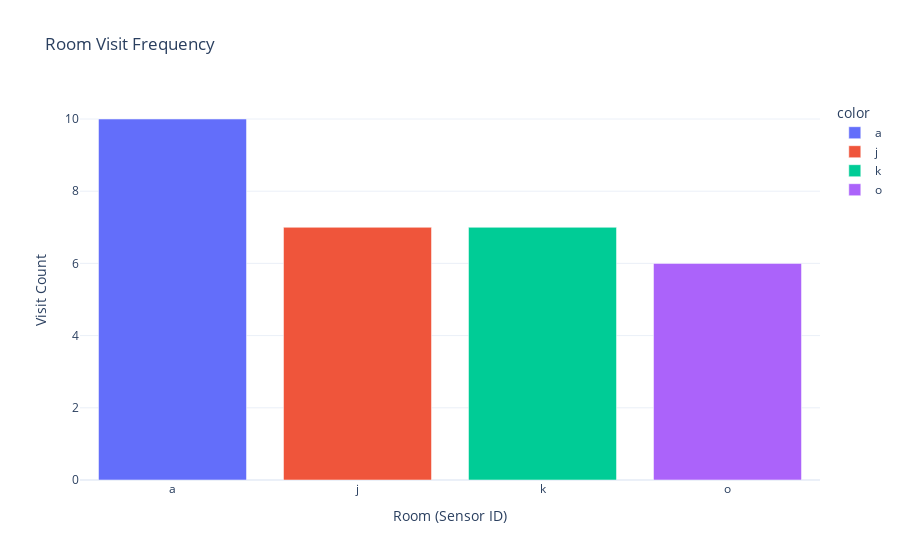
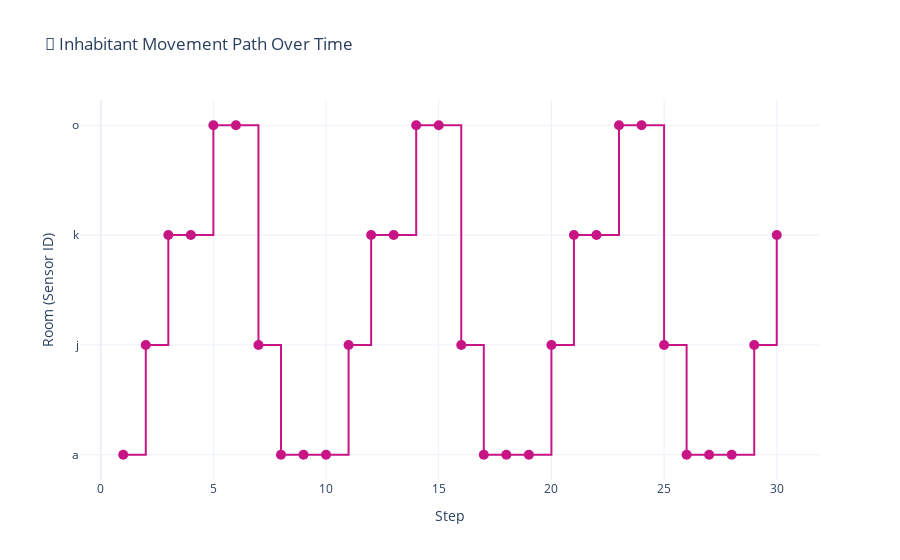
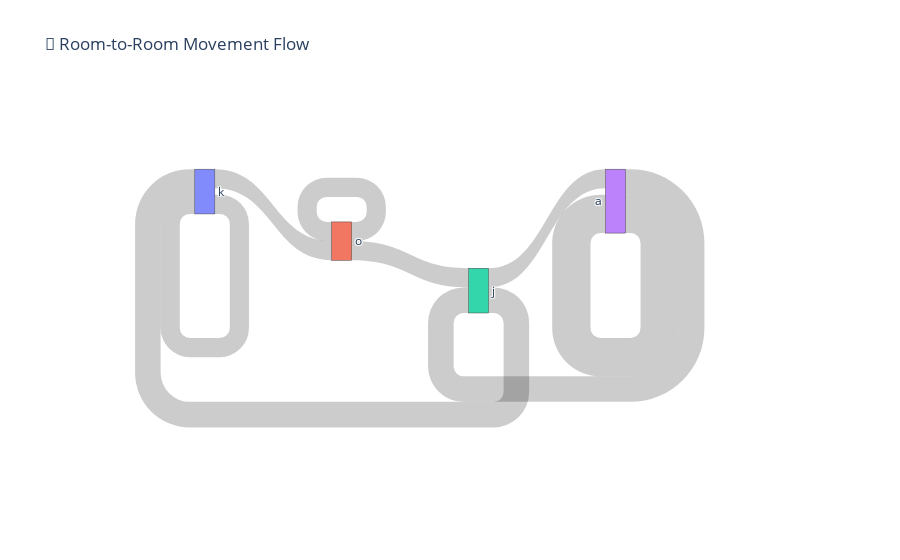
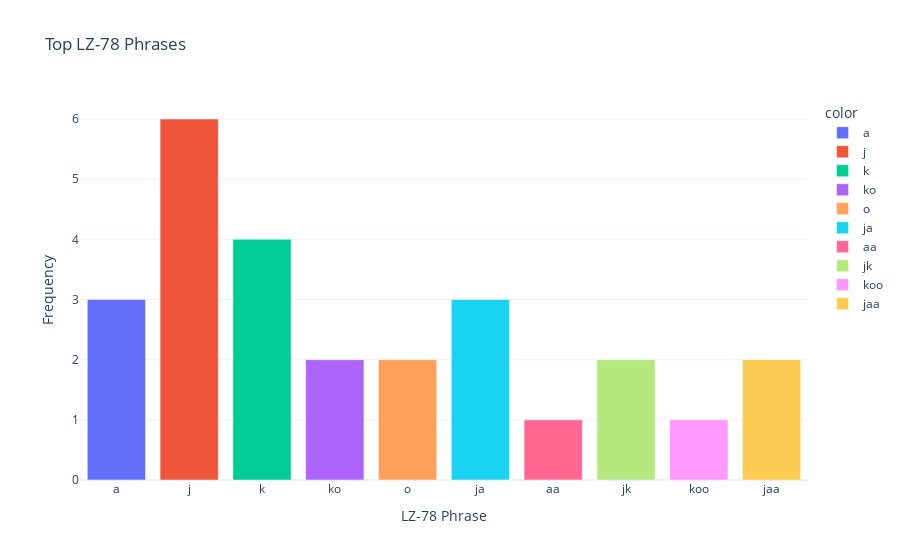

Write notebook code for charts like these, in order.
### Code cell
# Imports
import plotly.express as px
import plotly.graph_objects as go
from collections import Counter
from mobility_profile import simulate_movement
from lz_trie import LZ78Trie
from prediction import Predictor
from comfort_model import ComfortModel

# ✅ UPDATED EnergyManager class with predict_consumption method
class EnergyManager:
    def __init__(self):
        # Estimated power consumption per room (in kWh per hour)
        self.room_power = {
            'LivingRoom': 0.5,
            'Kitchen': 0.8,
            'Bedroom': 0.4,
            'Bathroom': 0.3,
            'Office': 0.6
        }

    def calculate_savings(self, predicted_paths):
        baseline = sum(self.room_power.values()) * 1.5  # Assume 1.5 hours average baseline usage
        optimized = 0
        usage_time = 1.0  # Assume 1 hour per used room

        used_rooms = set("".join(predicted_paths))  # merge all path sequences
        for room in used_rooms:
            power = self.room_power.get(room, 0.3)
            optimized += power * usage_time

        savings = baseline - optimized
        return round(savings, 2)

    def predict_consumption(self, active_paths):
        """
        Estimate total energy consumption for given active paths.
        Each room is assumed to be used for a fixed duration.
        """
        usage_time = 1.0  # Assume 1 hour usage per room
        total = 0
        used_rooms = set("".join(active_paths))

        for room in used_rooms:
            power = self.room_power.get(room, 0.3)
            total += power * usage_time

        return round(total, 2)

# Main logic
def main():
    print("🏠 SMART HOME VISUAL DASHBOARD\n")

    # Step 1: Simulate Movement
    movements = simulate_movement()
    print("👣 Movement Sequence:", " → ".join(movements[:20]), "..." if len(movements) > 20 else "")

    # 🌐 Room Visit Frequency (Bar Chart)
    room_counts = Counter(movements)
    fig1 = px.bar(x=list(room_counts.keys()), y=list(room_counts.values()),
                  labels={'x': 'Room (Sensor ID)', 'y': 'Visit Count'},
                  title='Room Visit Frequency',
                  color=list(room_counts.keys()))
    fig1.update_layout(template='plotly_white')
    fig1.show()

    # 🔁 Movement Path Timeline (Line Chart)
    steps = list(range(1, len(movements) + 1))
    fig2 = go.Figure()
    fig2.add_trace(go.Scatter(
        x=steps,
        y=movements,
        mode='lines+markers',
        line=dict(shape='hv', color='mediumvioletred'),
        marker=dict(size=10),
        name='Movement Path'
    ))
    fig2.update_layout(
        title="👣 Inhabitant Movement Path Over Time",
        xaxis_title="Step",
        yaxis_title="Room (Sensor ID)",
        template="plotly_white",
        height=400
    )
    fig2.show()

    # 🔀 Room-to-Room Transitions (Sankey Diagram)
    transitions = [(movements[i], movements[i+1]) for i in range(len(movements)-1)]
    transition_counts = Counter(transitions)
    labels = list(set([room for pair in transition_counts for room in pair]))
    label_index = {label: i for i, label in enumerate(labels)}
    sources = [label_index[a] for (a, b) in transition_counts]
    targets = [label_index[b] for (a, b) in transition_counts]
    values  = list(transition_counts.values())

    fig3 = go.Figure(data=[go.Sankey(
        node=dict(label=labels, pad=15, thickness=20),
        link=dict(source=sources, target=targets, value=values)
    )])
    fig3.update_layout(title_text="🚪 Room-to-Room Movement Flow", font_size=12)
    fig3.show()

    # Step 2: LZ-78 Dictionary
    trie = LZ78Trie()
    for s in movements:
        trie.insert(s)

    phrase_data = list(trie.dictionary.items())[:10]
    if phrase_data:
        phrases, freqs = zip(*phrase_data)
        fig4 = px.bar(x=phrases, y=freqs,
                      labels={'x': 'LZ-78 Phrase', 'y': 'Frequency'},
                      title='Top LZ-78 Phrases',
                      color=phrases)
        fig4.update_layout(template='plotly_white')
        fig4.show()
    else:
        print("❌ No LZ-78 phrases found.")

    # Step 3: Predict Typical Paths
    predictor = Predictor(trie)
    typical_paths = predictor.get_typical_paths()

    if typical_paths:
        fig5 = px.bar(x=typical_paths[:10], y=[1]*len(typical_paths[:10]),
                      labels={'x': 'Typical Path', 'y': 'Probability'},
                      title='Predicted Typical Movement Paths',
                      color=typical_paths[:10])
        fig5.update_layout(template='plotly_white')
        fig5.show()
    else:
        print("❌ No typical paths found.")

    # Step 4: Energy & Comfort
    energy_mgr = EnergyManager()
    comfort_model = ComfortModel()

    saved_energy = energy_mgr.calculate_savings(typical_paths)
    energy_consumed = energy_mgr.predict_consumption(typical_paths)
    comfort_score = comfort_model.evaluate(temp=72, humidity=60)

    fig6 = go.Figure(data=[go.Pie(
        labels=['Energy Saved (kWh)', 'Energy Consumed (kWh)', 'Comfort Score (/10)'],
        values=[saved_energy, energy_consumed, comfort_score],
        hole=0.4,
        marker_colors=['gold', 'lightblue', 'lightcoral']
    )])
    fig6.update_layout(title="⚡ Smart Home Benefits Summary", template='plotly_white')
    fig6.show()

    # Final Summary
    print("🎯 Summary")
    print(f"   - Total Rooms Visited: {len(set(movements))}")
    print(f"   - Total LZ-78 Phrases Extracted: {len(trie.dictionary)}")
    print(f"   - Typical Paths Predicted: {len(typical_paths)}")
    print(f"   - ⚡ Energy Consumed: {energy_consumed:.2f} kWh")
    print(f"   - 💡 Energy Saved: {saved_energy:.2f} kWh")
    print(f"   - 😌 Comfort Score: {comfort_score:.2f}/10")

# Run it
main()

### Figure 1 — Plotly figure (JSON) as saved in the notebook; plotly's stock layout.template omitted (floating-point values rounded to 4 significant figures)
{"data": [{"alignmentgroup": "True", "hovertemplate": "color=a<br>Room (Sensor ID)=%{x}<br>Visit Count=%{y}<extra></extra>", "legendgroup": "a", "marker": {"color": "#636efa", "pattern": {"shape": ""}}, "name": "a", "offsetgroup": "a", "orientation": "v", "showlegend": true, "textposition": "auto", "type": "bar", "x": ["a"], "xaxis": "x", "y": [10], "yaxis": "y"}, {"alignmentgroup": "True", "hovertemplate": "color=j<br>Room (Sensor ID)=%{x}<br>Visit Count=%{y}<extra></extra>", "legendgroup": "j", "marker": {"color": "#EF553B", "pattern": {"shape": ""}}, "name": "j", "offsetgroup": "j", "orientation": "v", "showlegend": true, "textposition": "auto", "type": "bar", "x": ["j"], "xaxis": "x", "y": [7], "yaxis": "y"}, {"alignmentgroup": "True", "hovertemplate": "color=k<br>Room (Sensor ID)=%{x}<br>Visit Count=%{y}<extra></extra>", "legendgroup": "k", "marker": {"color": "#00cc96", "pattern": {"shape": ""}}, "name": "k", "offsetgroup": "k", "orientation": "v", "showlegend": true, "textposition": "auto", "type": "bar", "x": ["k"], "xaxis": "x", "y": [7], "yaxis": "y"}, {"alignmentgroup": "True", "hovertemplate": "color=o<br>Room (Sensor ID)=%{x}<br>Visit Count=%{y}<extra></extra>", "legendgroup": "o", "marker": {"color": "#ab63fa", "pattern": {"shape": ""}}, "name": "o", "offsetgroup": "o", "orientation": "v", "showlegend": true, "textposition": "auto", "type": "bar", "x": ["o"], "xaxis": "x", "y": [6], "yaxis": "y"}], "layout": {"autosize": true, "barmode": "relative", "legend": {"title": {"text": "color"}, "tracegroupgap": 0}, "title": {"text": "Room Visit Frequency"}, "xaxis": {"anchor": "y", "autorange": true, "domain": [0, 1], "range": [-0.5, 3.5], "title": {"text": "Room (Sensor ID)"}, "type": "category"}, "yaxis": {"anchor": "x", "autorange": true, "domain": [0, 1], "range": [0, 10.53], "title": {"text": "Visit Count"}, "type": "linear"}}}

### Figure 2 — Plotly figure (JSON) as saved in the notebook; plotly's stock layout.template omitted (floating-point values rounded to 4 significant figures)
{"data": [{"line": {"color": "mediumvioletred", "shape": "hv"}, "marker": {"size": 10}, "mode": "lines+markers", "name": "Movement Path", "type": "scatter", "x": [1, 2, 3, 4, 5, 6, 7, 8, 9, 10, 11, 12, 13, 14, 15, 16, 17, 18, 19, 20, 21, 22, 23, 24, 25, 26, 27, 28, 29, 30], "y": ["a", "j", "k", "k", "o", "o", "j", "a", "a", "a", "j", "k", "k", "o", "o", "j", "a", "a", "a", "j", "k", "k", "o", "o", "j", "a", "a", "a", "j", "k"]}], "layout": {"autosize": true, "title": {"text": "👣 Inhabitant Movement Path Over Time"}, "xaxis": {"autorange": true, "range": [-0.8519, 31.85], "title": {"text": "Step"}, "type": "linear"}, "yaxis": {"autorange": true, "range": [-0.279, 3.279], "title": {"text": "Room (Sensor ID)"}, "type": "category"}}}

### Figure 3 — Plotly figure (JSON) as saved in the notebook; plotly's stock layout.template omitted (floating-point values rounded to 4 significant figures)
{"data": [{"link": {"source": [3, 2, 0, 0, 1, 1, 2, 3], "target": [2, 0, 0, 1, 1, 2, 3, 3], "value": [4, 4, 3, 3, 3, 3, 3, 6]}, "node": {"label": ["k", "o", "j", "a"], "pad": 15, "thickness": 20}, "type": "sankey"}], "layout": {"autosize": true, "font": {"size": 12}, "title": {"text": "🚪 Room-to-Room Movement Flow"}}}

### Figure 4 — Plotly figure (JSON) as saved in the notebook; plotly's stock layout.template omitted (floating-point values rounded to 4 significant figures)
{"data": [{"alignmentgroup": "True", "hovertemplate": "color=a<br>LZ-78 Phrase=%{x}<br>Frequency=%{y}<extra></extra>", "legendgroup": "a", "marker": {"color": "#636efa", "pattern": {"shape": ""}}, "name": "a", "offsetgroup": "a", "orientation": "v", "showlegend": true, "textposition": "auto", "type": "bar", "x": ["a"], "xaxis": "x", "y": [3], "yaxis": "y"}, {"alignmentgroup": "True", "hovertemplate": "color=j<br>LZ-78 Phrase=%{x}<br>Frequency=%{y}<extra></extra>", "legendgroup": "j", "marker": {"color": "#EF553B", "pattern": {"shape": ""}}, "name": "j", "offsetgroup": "j", "orientation": "v", "showlegend": true, "textposition": "auto", "type": "bar", "x": ["j"], "xaxis": "x", "y": [6], "yaxis": "y"}, {"alignmentgroup": "True", "hovertemplate": "color=k<br>LZ-78 Phrase=%{x}<br>Frequency=%{y}<extra></extra>", "legendgroup": "k", "marker": {"color": "#00cc96", "pattern": {"shape": ""}}, "name": "k", "offsetgroup": "k", "orientation": "v", "showlegend": true, "textposition": "auto", "type": "bar", "x": ["k"], "xaxis": "x", "y": [4], "yaxis": "y"}, {"alignmentgroup": "True", "hovertemplate": "color=ko<br>LZ-78 Phrase=%{x}<br>Frequency=%{y}<extra></extra>", "legendgroup": "ko", "marker": {"color": "#ab63fa", "pattern": {"shape": ""}}, "name": "ko", "offsetgroup": "ko", "orientation": "v", "showlegend": true, "textposition": "auto", "type": "bar", "x": ["ko"], "xaxis": "x", "y": [2], "yaxis": "y"}, {"alignmentgroup": "True", "hovertemplate": "color=o<br>LZ-78 Phrase=%{x}<br>Frequency=%{y}<extra></extra>", "legendgroup": "o", "marker": {"color": "#FFA15A", "pattern": {"shape": ""}}, "name": "o", "offsetgroup": "o", "orientation": "v", "showlegend": true, "textposition": "auto", "type": "bar", "x": ["o"], "xaxis": "x", "y": [2], "yaxis": "y"}, {"alignmentgroup": "True", "hovertemplate": "color=ja<br>LZ-78 Phrase=%{x}<br>Frequency=%{y}<extra></extra>", "legendgroup": "ja", "marker": {"color": "#19d3f3", "pattern": {"shape": ""}}, "name": "ja", "offsetgroup": "ja", "orientation": "v", "showlegend": true, "textposition": "auto", "type": "bar", "x": ["ja"], "xaxis": "x", "y": [3], "yaxis": "y"}, {"alignmentgroup": "True", "hovertemplate": "color=aa<br>LZ-78 Phrase=%{x}<br>Frequency=%{y}<extra></extra>", "legendgroup": "aa", "marker": {"color": "#FF6692", "pattern": {"shape": ""}}, "name": "aa", "offsetgroup": "aa", "orientation": "v", "showlegend": true, "textposition": "auto", "type": "bar", "x": ["aa"], "xaxis": "x", "y": [1], "yaxis": "y"}, {"alignmentgroup": "True", "hovertemplate": "color=jk<br>LZ-78 Phrase=%{x}<br>Frequency=%{y}<extra></extra>", "legendgroup": "jk", "marker": {"color": "#B6E880", "pattern": {"shape": ""}}, "name": "jk", "offsetgroup": "jk", "orientation": "v", "showlegend": true, "textposition": "auto", "type": "bar", "x": ["jk"], "xaxis": "x", "y": [2], "yaxis": "y"}, {"alignmentgroup": "True", "hovertemplate": "color=koo<br>LZ-78 Phrase=%{x}<br>Frequency=%{y}<extra></extra>", "legendgroup": "koo", "marker": {"color": "#FF97FF", "pattern": {"shape": ""}}, "name": "koo", "offsetgroup": "koo", "orientation": "v", "showlegend": true, "textposition": "auto", "type": "bar", "x": ["koo"], "xaxis": "x", "y": [1], "yaxis": "y"}, {"alignmentgroup": "True", "hovertemplate": "color=jaa<br>LZ-78 Phrase=%{x}<br>Frequency=%{y}<extra></extra>", "legendgroup": "jaa", "marker": {"color": "#FECB52", "pattern": {"shape": ""}}, "name": "jaa", "offsetgroup": "jaa", "orientation": "v", "showlegend": true, "textposition": "auto", "type": "bar", "x": ["jaa"], "xaxis": "x", "y": [2], "yaxis": "y"}], "layout": {"autosize": true, "barmode": "relative", "legend": {"title": {"text": "color"}, "tracegroupgap": 0}, "title": {"text": "Top LZ-78 Phrases"}, "xaxis": {"anchor": "y", "autorange": true, "domain": [0, 1], "range": [-0.5, 9.5], "title": {"text": "LZ-78 Phrase"}, "type": "category"}, "yaxis": {"anchor": "x", "autorange": true, "domain": [0, 1], "range": [0, 6.316], "title": {"text": "Frequency"}, "type": "linear"}}}
